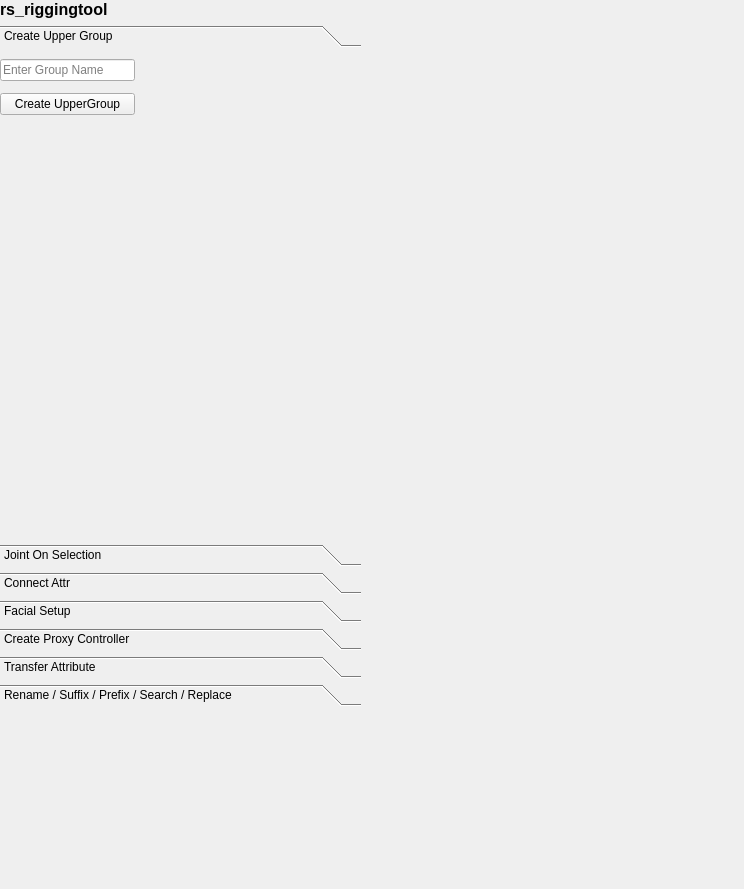
<?xml version="1.0" encoding="UTF-8"?>
<ui version="4.0">
 <class>MainWindow</class>
 <widget class="QMainWindow" name="MainWindow">
  <property name="geometry">
   <rect>
    <x>0</x>
    <y>0</y>
    <width>744</width>
    <height>889</height>
   </rect>
  </property>
  <property name="windowTitle">
   <string>MainWindow</string>
  </property>
  <widget class="QWidget" name="centralwidget">
   <widget class="QToolBox" name="toolBox">
    <property name="geometry">
     <rect>
      <x>0</x>
      <y>25</y>
      <width>361</width>
      <height>681</height>
     </rect>
    </property>
    <property name="minimumSize">
     <size>
      <width>231</width>
      <height>0</height>
     </size>
    </property>
    <property name="cursor">
     <cursorShape>ArrowCursor</cursorShape>
    </property>
    <property name="mouseTracking">
     <bool>false</bool>
    </property>
    <property name="contextMenuPolicy">
     <enum>Qt::DefaultContextMenu</enum>
    </property>
    <property name="acceptDrops">
     <bool>false</bool>
    </property>
    <property name="toolTip">
     <string/>
    </property>
    <property name="layoutDirection">
     <enum>Qt::LeftToRight</enum>
    </property>
    <property name="autoFillBackground">
     <bool>false</bool>
    </property>
    <property name="inputMethodHints">
     <set>Qt::ImhNone</set>
    </property>
    <widget class="QWidget" name="CreateUpperGroup_3">
     <property name="geometry">
      <rect>
       <x>0</x>
       <y>0</y>
       <width>361</width>
       <height>492</height>
      </rect>
     </property>
     <property name="contextMenuPolicy">
      <enum>Qt::PreventContextMenu</enum>
     </property>
     <attribute name="label">
      <string>Create Upper Group</string>
     </attribute>
     <widget class="QWidget" name="layoutWidget_19">
      <property name="geometry">
       <rect>
        <x>0</x>
        <y>0</y>
        <width>135</width>
        <height>70</height>
       </rect>
      </property>
      <layout class="QVBoxLayout" name="verticalLayout_5">
       <item>
        <widget class="QLineEdit" name="groupname_le">
         <property name="placeholderText">
          <string>Enter Group Name</string>
         </property>
        </widget>
       </item>
       <item>
        <widget class="QPushButton" name="creategroupname_pb">
         <property name="text">
          <string>Create UpperGroup</string>
         </property>
        </widget>
       </item>
      </layout>
     </widget>
    </widget>
    <widget class="QWidget" name="JointOnSelection_3">
     <property name="geometry">
      <rect>
       <x>0</x>
       <y>0</y>
       <width>361</width>
       <height>492</height>
      </rect>
     </property>
     <attribute name="label">
      <string>Joint On Selection</string>
     </attribute>
     <widget class="QWidget" name="layoutWidget_20">
      <property name="geometry">
       <rect>
        <x>0</x>
        <y>0</y>
        <width>231</width>
        <height>110</height>
       </rect>
      </property>
      <layout class="QGridLayout" name="gridLayout_25">
       <item row="0" column="0">
        <layout class="QGridLayout" name="gridLayout_26">
         <item row="0" column="0">
          <widget class="QLineEdit" name="childobj_le">
           <property name="placeholderText">
            <string>Child Object</string>
           </property>
          </widget>
         </item>
         <item row="1" column="0">
          <widget class="QLineEdit" name="parentobj_le">
           <property name="placeholderText">
            <string>Parent Object</string>
           </property>
          </widget>
         </item>
         <item row="2" column="0">
          <layout class="QGridLayout" name="gridLayout_27">
           <property name="spacing">
            <number>6</number>
           </property>
           <item row="0" column="0">
            <widget class="QLabel" name="label_30">
             <property name="font">
              <font>
               <pointsize>8</pointsize>
              </font>
             </property>
             <property name="text">
              <string>Pivot - </string>
             </property>
            </widget>
           </item>
           <item row="0" column="1">
            <widget class="QCheckBox" name="centerofobj_cb">
             <property name="font">
              <font>
               <pointsize>8</pointsize>
              </font>
             </property>
             <property name="text">
              <string>Center of Object</string>
             </property>
            </widget>
           </item>
          </layout>
         </item>
         <item row="1" column="1">
          <widget class="QPushButton" name="getparent_pb">
           <property name="text">
            <string>Get Parent</string>
           </property>
          </widget>
         </item>
         <item row="0" column="1">
          <widget class="QPushButton" name="getchild_pb">
           <property name="text">
            <string>Get Child</string>
           </property>
          </widget>
         </item>
        </layout>
       </item>
       <item row="1" column="0">
        <widget class="QPushButton" name="createjoinandskin_pb">
         <property name="text">
          <string>Create Joint and Skin</string>
         </property>
        </widget>
       </item>
      </layout>
     </widget>
    </widget>
    <widget class="QWidget" name="toolBoxPage3_3">
     <property name="geometry">
      <rect>
       <x>0</x>
       <y>0</y>
       <width>361</width>
       <height>492</height>
      </rect>
     </property>
     <attribute name="label">
      <string>Connect Attr</string>
     </attribute>
     <widget class="QWidget" name="layoutWidget_21">
      <property name="geometry">
       <rect>
        <x>0</x>
        <y>0</y>
        <width>218</width>
        <height>87</height>
       </rect>
      </property>
      <layout class="QVBoxLayout" name="verticalLayout_6">
       <item>
        <layout class="QHBoxLayout" name="horizontalLayout_6">
         <item>
          <widget class="QLineEdit" name="animateobj_le">
           <property name="placeholderText">
            <string>Animate Object</string>
           </property>
          </widget>
         </item>
         <item>
          <widget class="QPushButton" name="getinput_pb">
           <property name="text">
            <string>Get Input</string>
           </property>
          </widget>
         </item>
        </layout>
       </item>
       <item>
        <layout class="QHBoxLayout" name="horizontalLayout_7">
         <property name="topMargin">
          <number>0</number>
         </property>
         <item>
          <widget class="QLineEdit" name="ctrl_le">
           <property name="placeholderText">
            <string>Controller</string>
           </property>
          </widget>
         </item>
         <item>
          <widget class="QPushButton" name="setctrl_pb">
           <property name="text">
            <string>Set CTRL</string>
           </property>
          </widget>
         </item>
        </layout>
       </item>
       <item>
        <widget class="QPushButton" name="connect_pb">
         <property name="text">
          <string>Connect</string>
         </property>
        </widget>
       </item>
      </layout>
     </widget>
    </widget>
    <widget class="QWidget" name="page_9">
     <property name="geometry">
      <rect>
       <x>0</x>
       <y>0</y>
       <width>361</width>
       <height>492</height>
      </rect>
     </property>
     <attribute name="label">
      <string>Facial Setup</string>
     </attribute>
     <widget class="QWidget" name="layoutWidget_22">
      <property name="geometry">
       <rect>
        <x>0</x>
        <y>0</y>
        <width>191</width>
        <height>94</height>
       </rect>
      </property>
      <layout class="QGridLayout" name="gridLayout_28">
       <item row="1" column="1">
        <widget class="QCheckBox" name="sneer_cb">
         <property name="text">
          <string>Sneer/Muzzle</string>
         </property>
        </widget>
       </item>
       <item row="1" column="0">
        <widget class="QCheckBox" name="toonyjaw_cb">
         <property name="text">
          <string>Toony Jaw</string>
         </property>
        </widget>
       </item>
       <item row="0" column="0">
        <widget class="QCheckBox" name="lip_cb">
         <property name="text">
          <string>Lips/Lips Mover</string>
         </property>
        </widget>
       </item>
       <item row="2" column="0">
        <widget class="QPushButton" name="setup_pb">
         <property name="text">
          <string>Setup</string>
         </property>
        </widget>
       </item>
       <item row="2" column="1">
        <widget class="QPushButton" name="build_pb">
         <property name="text">
          <string>Build</string>
         </property>
        </widget>
       </item>
       <item row="0" column="1">
        <widget class="QCheckBox" name="brow_cb">
         <property name="text">
          <string>EyeBrows</string>
         </property>
        </widget>
       </item>
      </layout>
     </widget>
    </widget>
    <widget class="QWidget" name="page_10">
     <property name="geometry">
      <rect>
       <x>0</x>
       <y>0</y>
       <width>361</width>
       <height>492</height>
      </rect>
     </property>
     <attribute name="label">
      <string>Create Proxy Controller</string>
     </attribute>
     <widget class="QWidget" name="layoutWidget_23">
      <property name="geometry">
       <rect>
        <x>0</x>
        <y>0</y>
        <width>241</width>
        <height>25</height>
       </rect>
      </property>
      <layout class="QGridLayout" name="gridLayout_29">
       <item row="0" column="0">
        <widget class="QLineEdit" name="proxy_le">
         <property name="placeholderText">
          <string>Proxy Group</string>
         </property>
        </widget>
       </item>
       <item row="0" column="1">
        <widget class="QPushButton" name="selectproxygrp_pb">
         <property name="text">
          <string>Select Proxy Group</string>
         </property>
        </widget>
       </item>
      </layout>
     </widget>
    </widget>
    <widget class="QWidget" name="page_11">
     <property name="geometry">
      <rect>
       <x>0</x>
       <y>0</y>
       <width>361</width>
       <height>492</height>
      </rect>
     </property>
     <attribute name="label">
      <string>Transfer Attribute</string>
     </attribute>
     <widget class="Line" name="line_11">
      <property name="geometry">
       <rect>
        <x>-10</x>
        <y>110</y>
        <width>321</width>
        <height>16</height>
       </rect>
      </property>
      <property name="orientation">
       <enum>Qt::Horizontal</enum>
      </property>
     </widget>
     <widget class="Line" name="line_12">
      <property name="geometry">
       <rect>
        <x>0</x>
        <y>232</y>
        <width>321</width>
        <height>18</height>
       </rect>
      </property>
      <property name="orientation">
       <enum>Qt::Horizontal</enum>
      </property>
     </widget>
     <widget class="Line" name="line_13">
      <property name="geometry">
       <rect>
        <x>0</x>
        <y>234</y>
        <width>321</width>
        <height>18</height>
       </rect>
      </property>
      <property name="orientation">
       <enum>Qt::Horizontal</enum>
      </property>
     </widget>
     <widget class="QWidget" name="layoutWidget_24">
      <property name="geometry">
       <rect>
        <x>0</x>
        <y>1</y>
        <width>293</width>
        <height>112</height>
       </rect>
      </property>
      <layout class="QGridLayout" name="gridLayout_30">
       <item row="0" column="0">
        <widget class="QLabel" name="label_31">
         <property name="font">
          <font>
           <pointsize>10</pointsize>
          </font>
         </property>
         <property name="text">
          <string>Translate:</string>
         </property>
        </widget>
       </item>
       <item row="0" column="1">
        <widget class="QLineEdit" name="sourcetranslate_le">
         <property name="inputMask">
          <string/>
         </property>
         <property name="text">
          <string/>
         </property>
         <property name="placeholderText">
          <string>       0,      0,      0</string>
         </property>
        </widget>
       </item>
       <item row="0" column="2">
        <widget class="QPushButton" name="pushButton_61">
         <property name="text">
          <string>Get Trans Value</string>
         </property>
        </widget>
       </item>
       <item row="1" column="0">
        <widget class="QLabel" name="label_32">
         <property name="font">
          <font>
           <pointsize>10</pointsize>
          </font>
         </property>
         <property name="text">
          <string>Rotate:</string>
         </property>
        </widget>
       </item>
       <item row="1" column="1">
        <widget class="QLineEdit" name="sourcerotate_le">
         <property name="inputMask">
          <string/>
         </property>
         <property name="text">
          <string/>
         </property>
         <property name="placeholderText">
          <string>       0,      0,      0</string>
         </property>
        </widget>
       </item>
       <item row="1" column="2">
        <widget class="QPushButton" name="pushButton_62">
         <property name="text">
          <string>Get Rotate Value</string>
         </property>
        </widget>
       </item>
       <item row="2" column="0">
        <widget class="QLabel" name="label_33">
         <property name="font">
          <font>
           <pointsize>10</pointsize>
          </font>
         </property>
         <property name="text">
          <string>Scale:</string>
         </property>
        </widget>
       </item>
       <item row="2" column="1">
        <widget class="QLineEdit" name="sourcescale_le">
         <property name="inputMask">
          <string/>
         </property>
         <property name="text">
          <string/>
         </property>
         <property name="placeholderText">
          <string>       0,      0,      0</string>
         </property>
        </widget>
       </item>
       <item row="2" column="2">
        <widget class="QPushButton" name="pushButton_63">
         <property name="text">
          <string>Get Scale Value</string>
         </property>
        </widget>
       </item>
       <item row="3" column="0">
        <widget class="QLabel" name="label_34">
         <property name="font">
          <font>
           <pointsize>10</pointsize>
          </font>
         </property>
         <property name="text">
          <string>Visibility:</string>
         </property>
        </widget>
       </item>
       <item row="3" column="1">
        <widget class="QLineEdit" name="sourcevis_le">
         <property name="inputMask">
          <string/>
         </property>
         <property name="text">
          <string/>
         </property>
         <property name="placeholderText">
          <string>             On,Off</string>
         </property>
        </widget>
       </item>
       <item row="3" column="2">
        <widget class="QPushButton" name="pushButton_64">
         <property name="text">
          <string>Get Visibility Value</string>
         </property>
        </widget>
       </item>
      </layout>
     </widget>
     <widget class="QWidget" name="layoutWidget_25">
      <property name="geometry">
       <rect>
        <x>0</x>
        <y>122</y>
        <width>292</width>
        <height>112</height>
       </rect>
      </property>
      <layout class="QGridLayout" name="gridLayout_31">
       <item row="0" column="0">
        <widget class="QLabel" name="label_35">
         <property name="font">
          <font>
           <pointsize>10</pointsize>
          </font>
         </property>
         <property name="text">
          <string>Translate:</string>
         </property>
        </widget>
       </item>
       <item row="0" column="1">
        <widget class="QLineEdit" name="destinationtranslate_le">
         <property name="inputMask">
          <string/>
         </property>
         <property name="text">
          <string/>
         </property>
         <property name="placeholderText">
          <string>       0,      0,      0</string>
         </property>
        </widget>
       </item>
       <item row="0" column="2">
        <widget class="QPushButton" name="pushButton_65">
         <property name="text">
          <string>Set Trans Value</string>
         </property>
        </widget>
       </item>
       <item row="1" column="0">
        <widget class="QLabel" name="label_36">
         <property name="font">
          <font>
           <pointsize>10</pointsize>
          </font>
         </property>
         <property name="text">
          <string>Rotate:</string>
         </property>
        </widget>
       </item>
       <item row="1" column="1">
        <widget class="QLineEdit" name="destinationrotate_le">
         <property name="inputMask">
          <string/>
         </property>
         <property name="text">
          <string/>
         </property>
         <property name="placeholderText">
          <string>       0,      0,      0</string>
         </property>
        </widget>
       </item>
       <item row="1" column="2">
        <widget class="QPushButton" name="pushButton_66">
         <property name="text">
          <string>Set Rotate Value</string>
         </property>
        </widget>
       </item>
       <item row="2" column="0">
        <widget class="QLabel" name="label_37">
         <property name="font">
          <font>
           <pointsize>10</pointsize>
          </font>
         </property>
         <property name="text">
          <string>Scale:</string>
         </property>
        </widget>
       </item>
       <item row="2" column="1">
        <widget class="QLineEdit" name="destinationscale_le">
         <property name="inputMask">
          <string/>
         </property>
         <property name="text">
          <string/>
         </property>
         <property name="placeholderText">
          <string>       0,      0,      0</string>
         </property>
        </widget>
       </item>
       <item row="2" column="2">
        <widget class="QPushButton" name="pushButton_67">
         <property name="text">
          <string>Set Scale Value</string>
         </property>
        </widget>
       </item>
       <item row="3" column="0">
        <widget class="QLabel" name="label_38">
         <property name="font">
          <font>
           <pointsize>10</pointsize>
          </font>
         </property>
         <property name="text">
          <string>Visibility:</string>
         </property>
        </widget>
       </item>
       <item row="3" column="1">
        <widget class="QLineEdit" name="destinationvisibility_le">
         <property name="inputMask">
          <string/>
         </property>
         <property name="text">
          <string/>
         </property>
         <property name="placeholderText">
          <string>             On,Off</string>
         </property>
        </widget>
       </item>
       <item row="3" column="2">
        <widget class="QPushButton" name="pushButton_68">
         <property name="text">
          <string>Set Visibility Value</string>
         </property>
        </widget>
       </item>
      </layout>
     </widget>
     <widget class="QWidget" name="layoutWidget_26">
      <property name="geometry">
       <rect>
        <x>0</x>
        <y>247</y>
        <width>353</width>
        <height>83</height>
       </rect>
      </property>
      <layout class="QGridLayout" name="gridLayout_32">
       <item row="0" column="0">
        <widget class="QLabel" name="label_39">
         <property name="font">
          <font>
           <pointsize>10</pointsize>
          </font>
         </property>
         <property name="text">
          <string>Source CTRL:</string>
         </property>
        </widget>
       </item>
       <item row="0" column="1">
        <widget class="QLineEdit" name="sourceattribute_le">
         <property name="text">
          <string/>
         </property>
         <property name="placeholderText">
          <string>Set Source Attribute</string>
         </property>
        </widget>
       </item>
       <item row="0" column="2">
        <widget class="QPushButton" name="setsource_pb">
         <property name="text">
          <string>Set Source CTRL</string>
         </property>
        </widget>
       </item>
       <item row="1" column="0">
        <widget class="QLabel" name="label_40">
         <property name="font">
          <font>
           <pointsize>10</pointsize>
          </font>
         </property>
         <property name="text">
          <string>Destination CTRL:</string>
         </property>
        </widget>
       </item>
       <item row="1" column="1">
        <widget class="QLineEdit" name="destinationattribute_le">
         <property name="text">
          <string/>
         </property>
         <property name="placeholderText">
          <string>Set Destination CTRL</string>
         </property>
        </widget>
       </item>
       <item row="1" column="2">
        <widget class="QPushButton" name="setdestination_pb">
         <property name="text">
          <string>Set Destination CTRL</string>
         </property>
        </widget>
       </item>
       <item row="2" column="1">
        <widget class="QPushButton" name="transferattribute_pb">
         <property name="text">
          <string>Transfer Attribute</string>
         </property>
        </widget>
       </item>
      </layout>
     </widget>
    </widget>
    <widget class="QWidget" name="page_12">
     <property name="geometry">
      <rect>
       <x>0</x>
       <y>0</y>
       <width>361</width>
       <height>492</height>
      </rect>
     </property>
     <attribute name="label">
      <string>Rename / Suffix / Prefix / Search / Replace</string>
     </attribute>
     <widget class="QWidget" name="layoutWidget_27">
      <property name="geometry">
       <rect>
        <x>0</x>
        <y>1</y>
        <width>224</width>
        <height>263</height>
       </rect>
      </property>
      <layout class="QGridLayout" name="gridLayout_33">
       <item row="0" column="0">
        <layout class="QGridLayout" name="gridLayout_34">
         <item row="0" column="0">
          <widget class="QLabel" name="label_41">
           <property name="font">
            <font>
             <pointsize>9</pointsize>
            </font>
           </property>
           <property name="text">
            <string>Rename:</string>
           </property>
          </widget>
         </item>
         <item row="0" column="1">
          <widget class="QLineEdit" name="rename_le">
           <property name="placeholderText">
            <string>Rename Object/CTRL</string>
           </property>
          </widget>
         </item>
         <item row="1" column="0" colspan="2">
          <widget class="QPushButton" name="rename_pb">
           <property name="text">
            <string>Rename</string>
           </property>
          </widget>
         </item>
        </layout>
       </item>
       <item row="1" column="0">
        <widget class="Line" name="line_14">
         <property name="orientation">
          <enum>Qt::Horizontal</enum>
         </property>
        </widget>
       </item>
       <item row="2" column="0">
        <layout class="QGridLayout" name="gridLayout_35">
         <item row="0" column="0" colspan="3">
          <widget class="QLineEdit" name="name_le">
           <property name="placeholderText">
            <string>Name</string>
           </property>
          </widget>
         </item>
         <item row="1" column="0" colspan="2">
          <widget class="QLineEdit" name="ctrlname_le">
           <property name="placeholderText">
            <string>CTRL/Object</string>
           </property>
          </widget>
         </item>
         <item row="1" column="2">
          <widget class="QPushButton" name="destination_pb">
           <property name="text">
            <string>Set Destination</string>
           </property>
          </widget>
         </item>
         <item row="2" column="0">
          <widget class="QRadioButton" name="suffix_cb">
           <property name="font">
            <font>
             <pointsize>8</pointsize>
            </font>
           </property>
           <property name="text">
            <string>Suffix</string>
           </property>
          </widget>
         </item>
         <item row="2" column="1" colspan="2">
          <widget class="QRadioButton" name="prefix_cb">
           <property name="font">
            <font>
             <pointsize>8</pointsize>
            </font>
           </property>
           <property name="text">
            <string>Prefix</string>
           </property>
          </widget>
         </item>
         <item row="3" column="0" colspan="3">
          <widget class="QPushButton" name="add_pb">
           <property name="text">
            <string>ADD</string>
           </property>
          </widget>
         </item>
        </layout>
       </item>
       <item row="3" column="0">
        <widget class="Line" name="line_15">
         <property name="orientation">
          <enum>Qt::Horizontal</enum>
         </property>
        </widget>
       </item>
       <item row="4" column="0">
        <layout class="QGridLayout" name="gridLayout_36">
         <item row="0" column="0">
          <widget class="QLabel" name="label_42">
           <property name="font">
            <font>
             <pointsize>9</pointsize>
            </font>
           </property>
           <property name="text">
            <string>Search:</string>
           </property>
          </widget>
         </item>
         <item row="0" column="1">
          <widget class="QLineEdit" name="searchname_le">
           <property name="placeholderText">
            <string>Search Name</string>
           </property>
          </widget>
         </item>
         <item row="1" column="0">
          <widget class="QLabel" name="label_43">
           <property name="font">
            <font>
             <pointsize>9</pointsize>
            </font>
           </property>
           <property name="text">
            <string>Replace:</string>
           </property>
          </widget>
         </item>
         <item row="1" column="1">
          <widget class="QLineEdit" name="replacename_le">
           <property name="placeholderText">
            <string>Replace Name</string>
           </property>
          </widget>
         </item>
         <item row="2" column="0" colspan="2">
          <widget class="QPushButton" name="searchreplace_pb">
           <property name="text">
            <string>Search and Replace</string>
           </property>
          </widget>
         </item>
        </layout>
       </item>
      </layout>
     </widget>
    </widget>
   </widget>
   <widget class="QLabel" name="label">
    <property name="geometry">
     <rect>
      <x>0</x>
      <y>0</y>
      <width>114</width>
      <height>19</height>
     </rect>
    </property>
    <property name="font">
     <font>
      <pointsize>12</pointsize>
      <weight>75</weight>
      <bold>true</bold>
     </font>
    </property>
    <property name="text">
     <string>rs_riggingtool</string>
    </property>
   </widget>
  </widget>
 </widget>
 <resources/>
 <connections/>
</ui>
